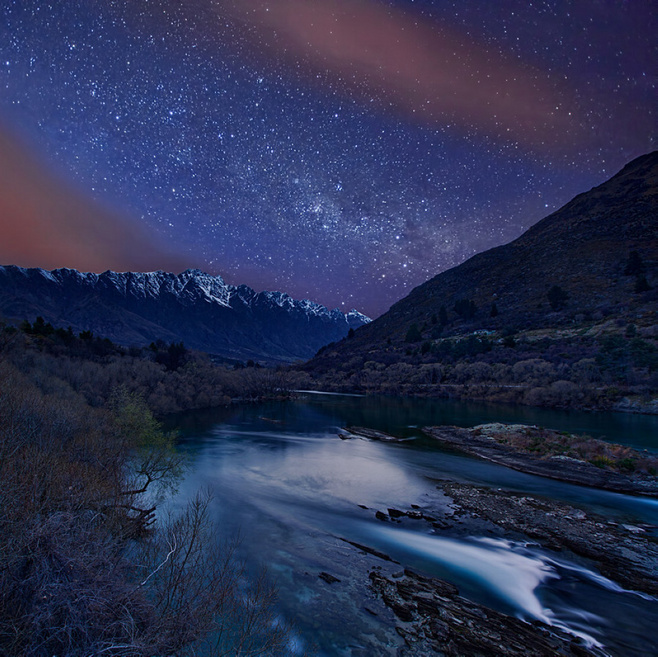
//> input picture opencv/7/1.jpg, 658 x 657 px
$ ./HoughLines   (built with g++ and OpenCV 4)
//> lines starting //> are read from the running program, lines starting //| are printed output that depends on the picture
#include <opencv2/opencv.hpp>
#include <opencv2/highgui/highgui.hpp>
#include <opencv2/imgproc/imgproc.hpp>
using namespace std;
using namespace cv;


Mat g_srcImage, g_dstImage,g_midImage;//原始图、中间图和效果图
vector<Vec4i> g_lines;//定义一个矢量结构g_lines用于存放得到的线段矢量集合
//变量接收的TrackBar位置参数
int g_nthreshold=100;

//-----------------------------------【全局函数声明部分】--------------------------------------
//		描述：全局函数声明
//-----------------------------------------------------------------------------------------------

static void on_HoughLines(int, void*);//回调函数
static void ShowHelpText();


//-----------------------------------【main( )函数】--------------------------------------------
//		描述：控制台应用程序的入口函数，我们的程序从这里开始
//-----------------------------------------------------------------------------------------------
int main( )
{
	//改变console字体颜色
	system("color 4F");

	ShowHelpText();

	//载入原始图和Mat变量定义
	Mat g_srcImage = imread("1.jpg");  //工程目录下应该有一张名为1.jpg的素材图
//> g_srcImage is the input picture: 657 rows x 658 cols, CV_8UC3; mean B, G, R 81.6, 48.7, 41.4

	//显示原始图
	imshow("【原始图】", g_srcImage);

	//创建滚动条
	namedWindow("【效果图】",1);
	createTrackbar("值", "【效果图】",&g_nthreshold,200,on_HoughLines);

	//进行边缘检测和转化为灰度图
	Canny(g_srcImage, g_midImage, 50, 200, 3);//进行一次canny边缘检测
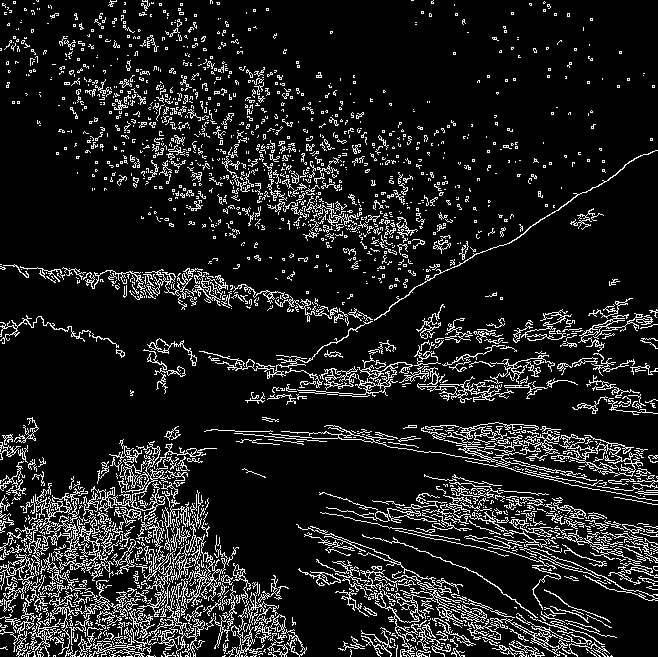
//> g_midImage: 657 rows x 658 cols, CV_8UC1; 11.9% white in thin lines or dots
	cvtColor(g_midImage,g_dstImage, COLOR_GRAY2BGR);//转化边缘检测后的图为灰度图
//> g_dstImage: 657 rows x 658 cols, CV_8UC3; 11.9% white in thin lines or dots

	//调用一次回调函数，调用一次HoughLinesP函数
	on_HoughLines(g_nthreshold,0);
	HoughLinesP(g_midImage, g_lines, 1, CV_PI/180, 80, 50, 10 );

	//显示效果图
	imshow("【效果图】", g_dstImage);


	waitKey(0);

	return 0;

}


//-----------------------------------【on_HoughLines( )函数】--------------------------------
//		描述：【顶帽运算/黑帽运算】窗口的回调函数
//----------------------------------------------------------------------------------------------
static void on_HoughLines(int, void*)
{
	//定义局部变量储存全局变量
	Mat dstImage=g_dstImage.clone();
	Mat midImage=g_midImage.clone();

	//调用HoughLinesP函数
	vector<Vec4i> mylines;
	HoughLinesP(midImage, mylines, 1, CV_PI/180, g_nthreshold+1, 50, 10 );
//> mylines = 427 lines (x1, y1, x2, y2), first 8: [259, 159, 333, 233], [231, 137, 357, 263], [80, 566, 196, 450], [98, 618, 232, 594], [438, 605, 498, 622], [239, 142, 332, 235], [173, 68, 224, 119], [508, 425, 566, 483]

	//循环遍历绘制每一条线段
	for( size_t i = 0; i < mylines.size(); i++ )
	{
		Vec4i l = mylines[i];
		line( dstImage, Point(l[0], l[1]), Point(l[2], l[3]), Scalar(23,180,55), 1, LINE_AA);
	}
//> this loop made 427 passes
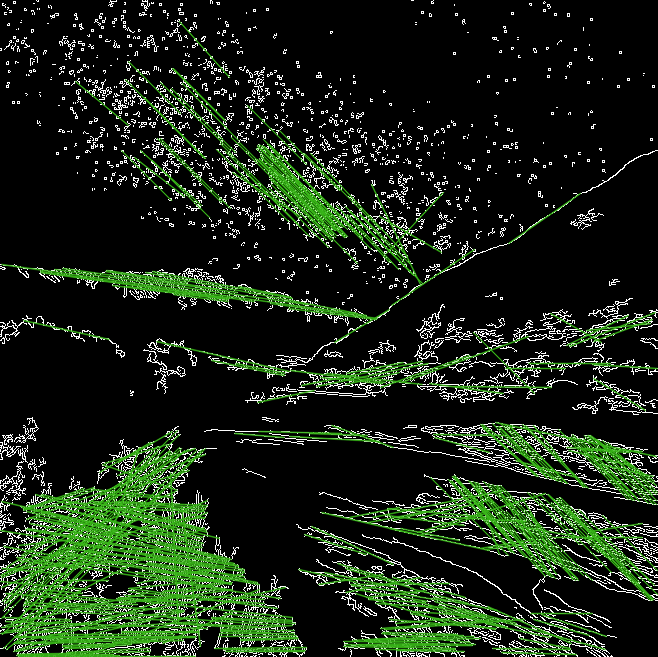
//> dstImage: 657 rows x 658 cols, CV_8UC3; mean B, G, R 23, 40.1, 26.5
//> in main, `HoughLinesP(g_midImage, g_lines, 1, CV_PI/180, 80, 50, 10 );`: g_lines = 500 lines (x1, y1, x2, y2), first 8: [66, 614, 130, 604], [259, 159, 333, 233], [7, 534, 257, 583], [80, 566, 196, 450], [225, 612, 281, 615], [584, 435, 653, 504], [509, 425, 567, 483], [10, 634, 86, 620]
	//显示图像
	imshow("【效果图】",dstImage);
}

//-----------------------------------【ShowHelpText( )函数】----------------------------------
//		描述：输出一些帮助信息
//----------------------------------------------------------------------------------------------
static void ShowHelpText()
{
	//输出欢迎信息和OpenCV版本
	printf("\n\n\t\t\t   当前使用的OpenCV版本为：" CV_VERSION );
	printf("\n\n  ----------------------------------------------------------------------------\n");

	//输出一些帮助信息
	printf("\n\n\n\t请调整滚动条观察图像效果~\n\n");


}
